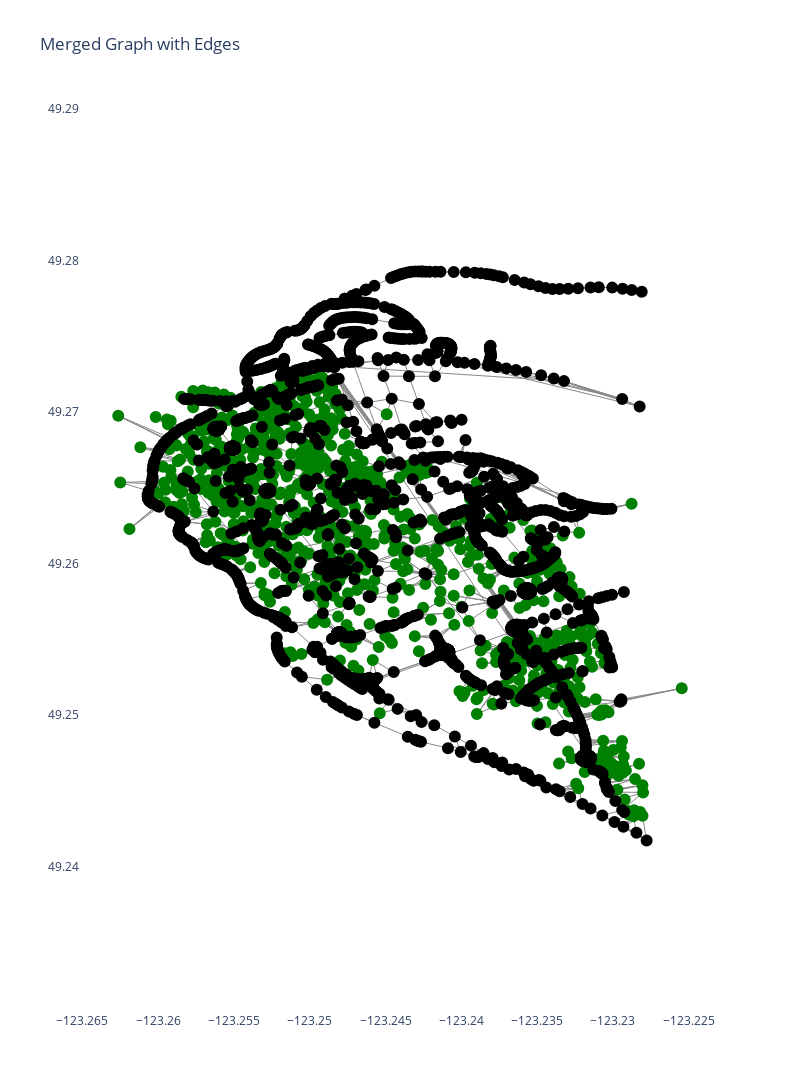

The notebook cell saved with this chart:
### Markdown cell above
## Visualize the Merged Graph (Don't run it if you don't want to wait):

### Code cell
combined_pos = nx.get_node_attributes(merged_G, 'pos')

node_x = [x for node, (x, y) in combined_pos.items()]
node_y = [y for node, (x, y) in combined_pos.items()]
node_text = [str(node) for node, (x, y) in combined_pos.items()]

edge_x = []
edge_y = []
for edge in merged_G.edges(data=True):
    x0, y0 = combined_pos[edge[0]]
    x1, y1 = combined_pos[edge[1]]
    edge_x.extend([x0, x1, None])
    edge_y.extend([y0, y1, None])

node_trace = create_nodes(node_x, node_y, node_text)
edge_trace = create_edges(edge_x, edge_y)
merged_fig = create_fig(edge_trace, node_trace, name="Merged Graph with Edges", width=800, height=1200)

merged_fig.show()

### Figure 1 — Plotly figure (JSON) as saved in the notebook; plotly's stock layout.template omitted (floating-point values rounded to 4 significant figures; data arrays with more than 128 entries replaced by an {"elided": "..."} marker saying what was removed)
{"data": [{"hoverinfo": "none", "line": {"color": "#888", "width": 1}, "mode": "lines", "type": "scatter", "x": {"elided": "22677 float values"}, "y": {"elided": "22677 float values"}}, {"hoverinfo": "text", "marker": {"color": {"elided": "3491 str values"}, "line": {"color": {"elided": "3491 str values"}, "width": 2}, "size": 10}, "mode": "markers", "text": {"elided": "3491 str values"}, "textposition": "top center", "type": "scatter", "x": {"elided": "3491 float values"}, "y": {"elided": "3491 float values"}}], "layout": {"height": 1200, "showlegend": false, "title": {"text": "Merged Graph with Edges"}, "width": 800, "xaxis": {"scaleanchor": "y", "scaleratio": 1, "showgrid": false, "zeroline": false}, "yaxis": {"scaleanchor": "x", "scaleratio": 1, "showgrid": false, "zeroline": false}}}
